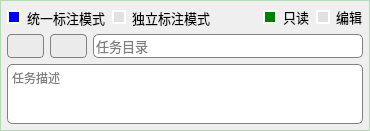
       <widget class="QGroupBox" name="groupBox_1">
        <property name="sizePolicy">
         <sizepolicy hsizetype="Expanding" vsizetype="Minimum">
          <horstretch>0</horstretch>
          <verstretch>0</verstretch>
         </sizepolicy>
        </property>
        <property name="minimumSize">
         <size>
          <width>0</width>
          <height>0</height>
         </size>
        </property>
        <property name="maximumSize">
         <size>
          <width>16777215</width>
          <height>1000000</height>
         </size>
        </property>
        <property name="styleSheet">
         <string notr="true">QGroupBox{border: 1px solid  rgb(180, 220, 180);}</string>
        </property>
        <property name="title">
         <string/>
        </property>
        <layout class="QVBoxLayout" name="verticalLayout_7">
         <property name="spacing">
          <number>6</number>
         </property>
         <property name="leftMargin">
          <number>6</number>
         </property>
         <property name="topMargin">
          <number>6</number>
         </property>
         <property name="rightMargin">
          <number>6</number>
         </property>
         <property name="bottomMargin">
          <number>6</number>
         </property>
         <item>
          <layout class="QHBoxLayout" name="horizontalLayout_7">
           <item>
            <widget class="QCheckBox" name="checkBox_one_label">
             <property name="sizePolicy">
              <sizepolicy hsizetype="Minimum" vsizetype="Minimum">
               <horstretch>0</horstretch>
               <verstretch>0</verstretch>
              </sizepolicy>
             </property>
             <property name="font">
              <font>
               <pointsize>10</pointsize>
              </font>
             </property>
             <property name="toolTip">
              <string>所有标注用一个统一的文件保存</string>
             </property>
             <property name="styleSheet">
              <string notr="true">QCheckBox::indicator{ 
border:  2px solid white; 
 }
QCheckBox::indicator:checked {
    background-color:       blue;
}

QCheckBox::indicator:unchecked {
    background-color:       rgb(225, 225, 225);
}
</string>
             </property>
             <property name="text">
              <string>统一标注模式</string>
             </property>
             <property name="checked">
              <bool>true</bool>
             </property>
            </widget>
           </item>
           <item>
            <widget class="QCheckBox" name="checkBox_separate_label">
             <property name="sizePolicy">
              <sizepolicy hsizetype="Minimum" vsizetype="Minimum">
               <horstretch>0</horstretch>
               <verstretch>0</verstretch>
              </sizepolicy>
             </property>
             <property name="font">
              <font>
               <pointsize>10</pointsize>
              </font>
             </property>
             <property name="toolTip">
              <string>每张图片都会保存单独的标注文件</string>
             </property>
             <property name="styleSheet">
              <string notr="true">QCheckBox::indicator:checked {
    background-color:       blue;
    border:                 2px solid white;  

}

QCheckBox::indicator:unchecked {
    background-color:       rgb(225, 225, 225);
    border:                 2px solid white;  

}
</string>
             </property>
             <property name="text">
              <string>独立标注模式</string>
             </property>
             <property name="checked">
              <bool>false</bool>
             </property>
            </widget>
           </item>
           <item>
            <spacer name="horizontalSpacer_7">
             <property name="orientation">
              <enum>Qt::Horizontal</enum>
             </property>
             <property name="sizeHint" stdset="0">
              <size>
               <width>40</width>
               <height>20</height>
              </size>
             </property>
            </spacer>
           </item>
           <item>
            <widget class="QRadioButton" name="radioButton_read">
             <property name="enabled">
              <bool>true</bool>
             </property>
             <property name="sizePolicy">
              <sizepolicy hsizetype="Minimum" vsizetype="Minimum">
               <horstretch>0</horstretch>
               <verstretch>0</verstretch>
              </sizepolicy>
             </property>
             <property name="maximumSize">
              <size>
               <width>16777215</width>
               <height>20</height>
              </size>
             </property>
             <property name="font">
              <font>
               <pointsize>10</pointsize>
              </font>
             </property>
             <property name="toolTip">
              <string>图片分类通过剪切进行</string>
             </property>
             <property name="styleSheet">
              <string notr="true">QRadioButton::indicator:checked {
    background-color:       green;
    border:                 2px solid white;  
}

QRadioButton::indicator:unchecked {
    background-color:       rgb(225, 225, 225);
    border:                 2px solid white;  
}
QRadioButton::indicator:disabled {
    background-color:       rgb(100, 100, 100);
    border:                 2px solid white;  
}</string>
             </property>
             <property name="text">
              <string>只读</string>
             </property>
             <property name="checked">
              <bool>true</bool>
             </property>
             <attribute name="buttonGroup">
              <string notr="true">buttonGroup</string>
             </attribute>
            </widget>
           </item>
           <item>
            <widget class="QRadioButton" name="radioButton_write">
             <property name="enabled">
              <bool>true</bool>
             </property>
             <property name="sizePolicy">
              <sizepolicy hsizetype="Minimum" vsizetype="Minimum">
               <horstretch>0</horstretch>
               <verstretch>0</verstretch>
              </sizepolicy>
             </property>
             <property name="maximumSize">
              <size>
               <width>16777215</width>
               <height>20</height>
              </size>
             </property>
             <property name="font">
              <font>
               <pointsize>10</pointsize>
              </font>
             </property>
             <property name="toolTip">
              <string>图片分类通过复制进行</string>
             </property>
             <property name="styleSheet">
              <string notr="true">QRadioButton::indicator:checked {

    background-color:       green;
    border:                 2px solid white;  
}

QRadioButton::indicator:unchecked {

    background-color:       rgb(225, 225, 225);
    border:                 2px solid white;  
}
QRadioButton::indicator:disabled {

    background-color:       rgb(100, 100, 100);
    border:                 2px solid white;  
}</string>
             </property>
             <property name="text">
              <string>编辑</string>
             </property>
             <attribute name="buttonGroup">
              <string notr="true">buttonGroup</string>
             </attribute>
            </widget>
           </item>
          </layout>
         </item>
         <item>
          <layout class="QHBoxLayout" name="horizontalLayout_28">
           <item>
            <widget class="QPushButton" name="pushButton_build_task">
             <property name="sizePolicy">
              <sizepolicy hsizetype="Minimum" vsizetype="Maximum">
               <horstretch>0</horstretch>
               <verstretch>0</verstretch>
              </sizepolicy>
             </property>
             <property name="minimumSize">
              <size>
               <width>35</width>
               <height>24</height>
              </size>
             </property>
             <property name="font">
              <font>
               <pointsize>10</pointsize>
              </font>
             </property>
             <property name="toolTip">
              <string>新建任务</string>
             </property>
             <property name="styleSheet">
              <string notr="true">QPushButton
{background-color: rgb(235, 235, 235);
border: 1px solid gray;
border-radius: 4px;
}
 QPushButton:hover {
            background-color:  rgb(225, 225, 225);
}

 QPushButton:pressed {
            background-color:  rgb(215, 215, 215);
        }        
</string>
             </property>
             <property name="text">
              <string/>
             </property>
             <property name="icon">
              <iconset>
               <normaloff>images/add/add.png</normaloff>images/add/add.png</iconset>
             </property>
             <property name="iconSize">
              <size>
               <width>16</width>
               <height>16</height>
              </size>
             </property>
            </widget>
           </item>
           <item>
            <widget class="QPushButton" name="pushButton_open_task">
             <property name="sizePolicy">
              <sizepolicy hsizetype="Minimum" vsizetype="Maximum">
               <horstretch>0</horstretch>
               <verstretch>0</verstretch>
              </sizepolicy>
             </property>
             <property name="minimumSize">
              <size>
               <width>35</width>
               <height>24</height>
              </size>
             </property>
             <property name="font">
              <font>
               <pointsize>10</pointsize>
              </font>
             </property>
             <property name="toolTip">
              <string>打开已有任务</string>
             </property>
             <property name="styleSheet">
              <string notr="true">QPushButton
{background-color: rgb(235, 235, 235);
border: 1px solid gray;
border-radius: 4px;
}
 QPushButton:hover {
            background-color:  rgb(225, 225, 225);
}

 QPushButton:pressed {
            background-color:  rgb(215, 215, 215);
        }        

</string>
             </property>
             <property name="text">
              <string/>
             </property>
             <property name="icon">
              <iconset>
               <normaloff>images/file_folder/open_folder.png</normaloff>images/file_folder/open_folder.png</iconset>
             </property>
             <property name="iconSize">
              <size>
               <width>16</width>
               <height>16</height>
              </size>
             </property>
            </widget>
           </item>
           <item>
            <widget class="QLineEdit" name="lineEdit">
             <property name="sizePolicy">
              <sizepolicy hsizetype="Expanding" vsizetype="Fixed">
               <horstretch>0</horstretch>
               <verstretch>0</verstretch>
              </sizepolicy>
             </property>
             <property name="minimumSize">
              <size>
               <width>270</width>
               <height>23</height>
              </size>
             </property>
             <property name="maximumSize">
              <size>
               <width>16777215</width>
               <height>1000000</height>
              </size>
             </property>
             <property name="font">
              <font>
               <pointsize>10</pointsize>
              </font>
             </property>
             <property name="contextMenuPolicy">
              <enum>Qt::CustomContextMenu</enum>
             </property>
             <property name="styleSheet">
              <string notr="true">border: 1px solid gray;
border-radius: 5px;</string>
             </property>
             <property name="text">
              <string/>
             </property>
             <property name="readOnly">
              <bool>true</bool>
             </property>
             <property name="placeholderText">
              <string>任务目录</string>
             </property>
            </widget>
           </item>
          </layout>
         </item>
         <item>
          <layout class="QHBoxLayout" name="horizontalLayout_29">
           <item>
            <widget class="TaskDescBrowser" name="textBrowser_task_desc">
             <property name="sizePolicy">
              <sizepolicy hsizetype="Expanding" vsizetype="Minimum">
               <horstretch>0</horstretch>
               <verstretch>0</verstretch>
              </sizepolicy>
             </property>
             <property name="maximumSize">
              <size>
               <width>16777215</width>
               <height>60</height>
              </size>
             </property>
             <property name="styleSheet">
              <string notr="true">QTextBrowser {
border: 1px solid gray;
    border-radius: 5px; /* 设置圆角半径 */
    background-color: #FFFFFF; /* 设置背景颜色 */
}</string>
             </property>
             <property name="frameShape">
              <enum>QFrame::Box</enum>
             </property>
             <property name="readOnly">
              <bool>false</bool>
             </property>
             <property name="placeholderText">
              <string>任务描述</string>
             </property>
            </widget>
           </item>
          </layout>
         </item>
        </layout>
       </widget>
